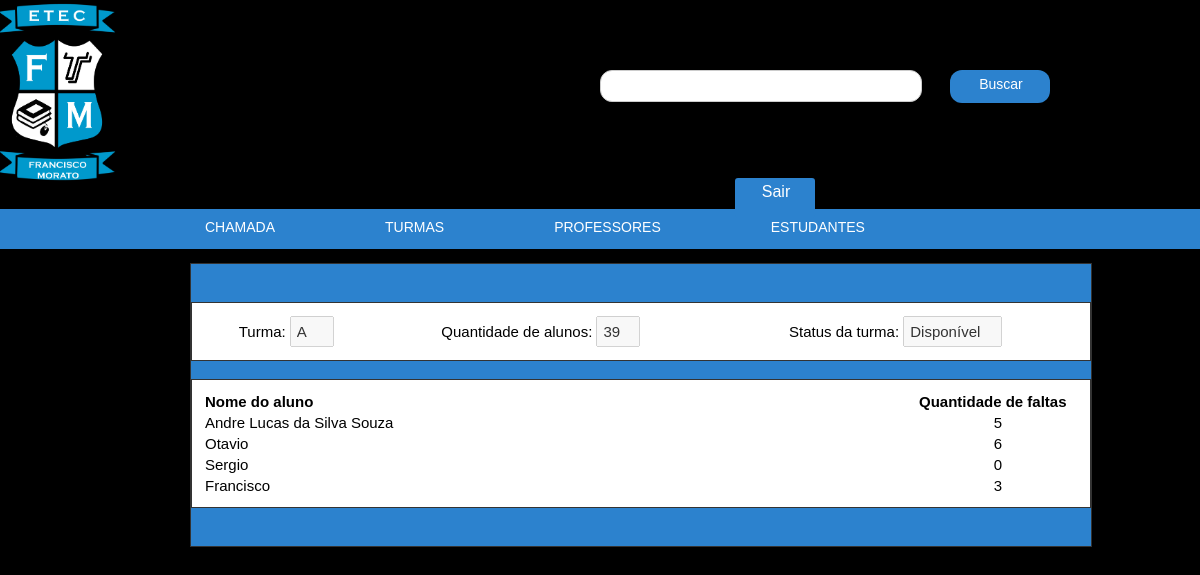
The app's page /Site/admin/cursos_e_disciplinas.php?pg=turma&op=visualizar&turma=1 with its own data.
### tables this page shows
CREATE TABLE `turma` (
  `id_turma` tinyint(3) UNSIGNED NOT NULL,
  `nome_turma` varchar(2) NOT NULL,
  `quantidade_alunos` tinyint(3) UNSIGNED NOT NULL,
  `disponivel` bit(1) NOT NULL DEFAULT b'1'
);

CREATE TABLE `inscricao` (
  `id_inscricao` mediumint(8) UNSIGNED NOT NULL,
  `data_inscricao` datetime NOT NULL,
  `nome_aluno` varchar(120) NOT NULL,
  `sexo_aluno` enum('MASCULINO','FEMININO','OUTRO') NOT NULL,
  `email` varchar(120) DEFAULT NULL,
  `telefone_responsavel` char(10) DEFAULT NULL,
  `celular_responsavel` char(11) DEFAULT NULL,
  `inscrito` bit(1) NOT NULL DEFAULT b'0'
);

### Site/admin/cursos_e_disciplinas.php (the view, shortened to what this page needs)
<!DOCTYPE html PUBLIC "-//W3C//DTD XHTML 1.0 Transitional//EN" "http://www.w3.org/TR/xhtml1/DTD/xhtml1-transitional.dtd">
<html xmlns="http://www.w3.org/1999/xhtml">
<head>
	<link href="css/cursos_e_disciplinas.css" rel="stylesheet" type="text/css" />
</head>
<body>
	<?php require "topo.php"; ?>
	<div id="caixa_preta">
	</div>
	<?php if(@$_GET['pg'] == 'turma'){ ?>
		<div id="box_curso">
			<?php if(@$_GET['op'] == 'visualizar'){?>
				<?php $cod_turma = $_GET['turma'];
				$select_atribs_turma = "SELECT * FROM turma WHERE id_turma = '$cod_turma'";
				$sql_select_atribs_turma = mysqli_query($conexao, $select_atribs_turma)or die(mysqli_error($conexao));
				$select_atribs_turma_valores = mysqli_fetch_assoc($sql_select_atribs_turma);
				$nome_turma = $select_atribs_turma_valores['nome_turma'];
				$quantidade_alunos = $select_atribs_turma_valores['quantidade_alunos'];
				$disponivel = $select_atribs_turma_valores['disponivel']; ?>
 				<br/>
				<table width="900">
					<tr>
						<td>
							<center>Turma:
								<input type="text" style="width:30px" disabled value="<?php echo $nome_turma;?>"></input>
							</center>
						</td>
						<td>
							<center>Quantidade de alunos:
								<input type="text" style="width:30px" disabled value="<?php echo $quantidade_alunos;?>"></input>
							</center>
						</td>
						<td>
							<center>Status da turma:
								<input type="text" style="width:85px" disabled value="<?php echo $disponivel ? 'Disponível' : 'Indisponível';?>"></input>
							</center>
						</td>
					</tr>
				</table>
 				<br/>
				<table width="900" border="0">
					<tr>
						<td width="710"><strong>Nome do aluno</strong></td>
						<td><strong>Quantidade de faltas</strong></td>
					</tr>
					<?php
					$select_nome_alunos = "SELECT * FROM inscricao i INNER JOIN aluno a ON i.id_inscricao = a.id_inscricao INNER JOIN matricula m ON m.id_aluno = a.id_aluno WHERE m.id_turma = '$cod_turma'";
					$sql_select_nome_alunos = mysqli_query($conexao, $select_nome_alunos)or die(mysqli_error($conexao));
					while($select_nome_alunos_valores = mysqli_fetch_assoc($sql_select_nome_alunos)){ ?>
						<tr>
							<td width="710"><?php echo $nome_aluno = $select_nome_alunos_valores['nome_aluno']; ?></td>
							<td>
								<center><?php $cod_aluno = $select_nome_alunos_valores['id_aluno'];
								$select_total_faltas = "SELECT COUNT(presenca) AS faltas FROM chamada WHERE id_aluno = '$cod_aluno' AND presenca = 0";
								$sql_select_total_faltas = mysqli_query($conexao, $select_total_faltas)or die(mysqli_error($conexao));
								$select_total_faltas_valores = mysqli_fetch_assoc($sql_select_total_faltas);
								echo $faltas = $select_total_faltas_valores['faltas']; ?></center>
							</td>
						</tr>
					<?php } ?>
			</table>
				<br/>
			<?php die;} ?>
	<?php  }?>

### Site/admin/css/cursos_e_disciplinas.css (style rules this page uses)
#caixa_preta { background:#000; width:980px; margin:18px auto; height:15px; }
#box_curso { width:auto; background:#2C82CE; height:auto; float:left; text-align:left; margin:-20px 0 20px 190px; border:1px solid #333; padding: 20px 0px; }
#box_curso table { border:1px solid #333; padding:10px; background:#FFF; margin:0 0 10px 0; margin:auto; font:15px Arial, Helvetica, sans-serif; text-align:left; }
#box_curso input { width:250px; padding:5px; height:17px; color:#333; font:15px Arial, Helvetica, sans-serif; }

### Site/admin/css/topo.css (style rules this page uses)
body { padding:0; margin:0; }

### records on screen
turma: nome_turma "A", quantidade_alunos "39", disponivel "Disponível"
inscricao: nome_aluno "Andre Lucas da Silva Souza", faltas "5"
inscricao: nome_aluno "Otavio", faltas "6"
inscricao: nome_aluno "Sergio", faltas "0"
inscricao: nome_aluno "Francisco", faltas "3"
